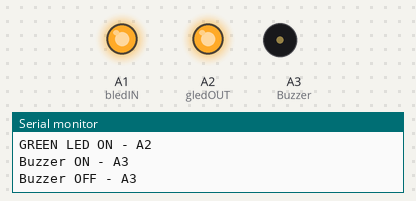
A sketch run on a simulated Arduino Uno, built with avr-gcc and run on an emulated ATmega328P. Shown: output pins drawn as LEDs (lit = HIGH), buzzer (waves = sounding, pin HIGH), the last lines printed to the serial monitor.

Above: at 3.5 s.
At 6.5 s:
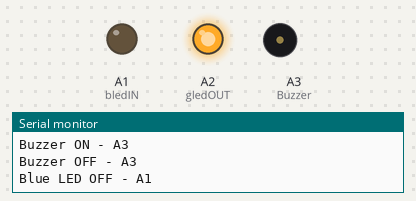
At 9.5 s:
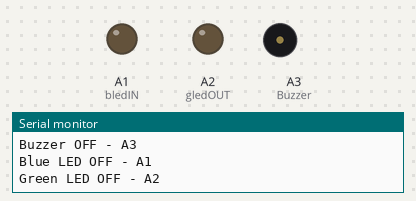
At 12.5 s:
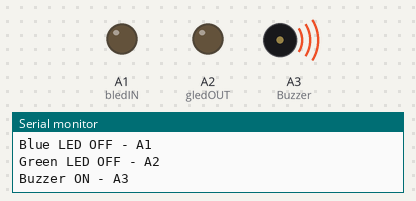
At 15.5 s:
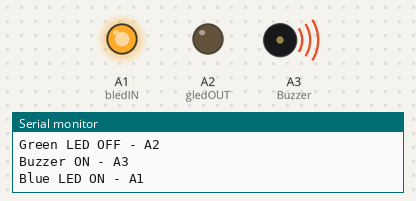
At 18.5 s:
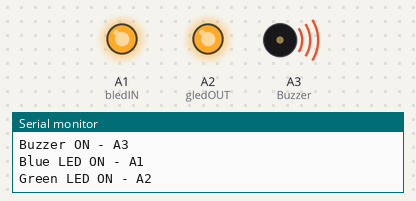
Timing chart, 0 to 25.4 s (numbered marks = the images above):
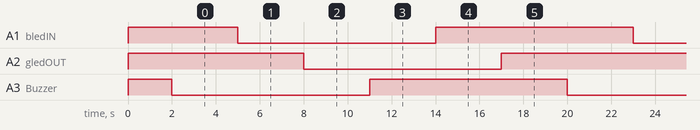

Measured:
- by itself, A1 (bledIN), A2 (gledOUT), A3 (Buzzer): alternates HIGH for 9.0 s and LOW for 9.0 s

The sketch:

LEDandBuzzer.ino
```cpp
#include <Arduino.h>

#define SerialPortSpeed 9600

// watch the output of this program on the serial port monitor of the arduino IDE

#define bledIN A1                 // define IN and OUT LEDS, associated with PB and stepper moves
#define gledOUT A2
#define Buzzer A3                 // define Buzzer

// Setup
void setup()
{
  Serial.begin(SerialPortSpeed);      // initialize serial port

  pinMode(Buzzer, OUTPUT);            // turn ON the Buzzer - provide power ON beep
  digitalWrite( Buzzer, 1);
  pinMode( bledIN, OUTPUT);           // turn ON both LEDS as power on cycle indicator
  pinMode( gledOUT, OUTPUT);
  digitalWrite( bledIN, 1 );
  digitalWrite( gledOUT, 1 );

  Serial.println("Blue LED ON - A1");
  Serial.println("GREEN LED ON - A2");
  Serial.println("Buzzer ON - A3");

  delay(2000);
}

void loop()
{
  // TURN OFF
  digitalWrite( Buzzer, 0);
  Serial.println("Buzzer OFF - A3");
  delay(3000);

  digitalWrite( bledIN, 0 );
  Serial.println("Blue LED OFF - A1");
  delay(3000);

  digitalWrite( gledOUT, 0 );
  Serial.println("Green LED OFF - A2");
  delay(3000);

  // TURN ON
  digitalWrite( Buzzer, 1);
  Serial.println("Buzzer ON - A3");
  delay(3000);

  digitalWrite( bledIN, 1 );
  Serial.println("Blue LED ON - A1");
  delay(3000);

  digitalWrite( gledOUT, 1 );
  Serial.println("Green LED ON - A2");
  delay(3000);
}
```
